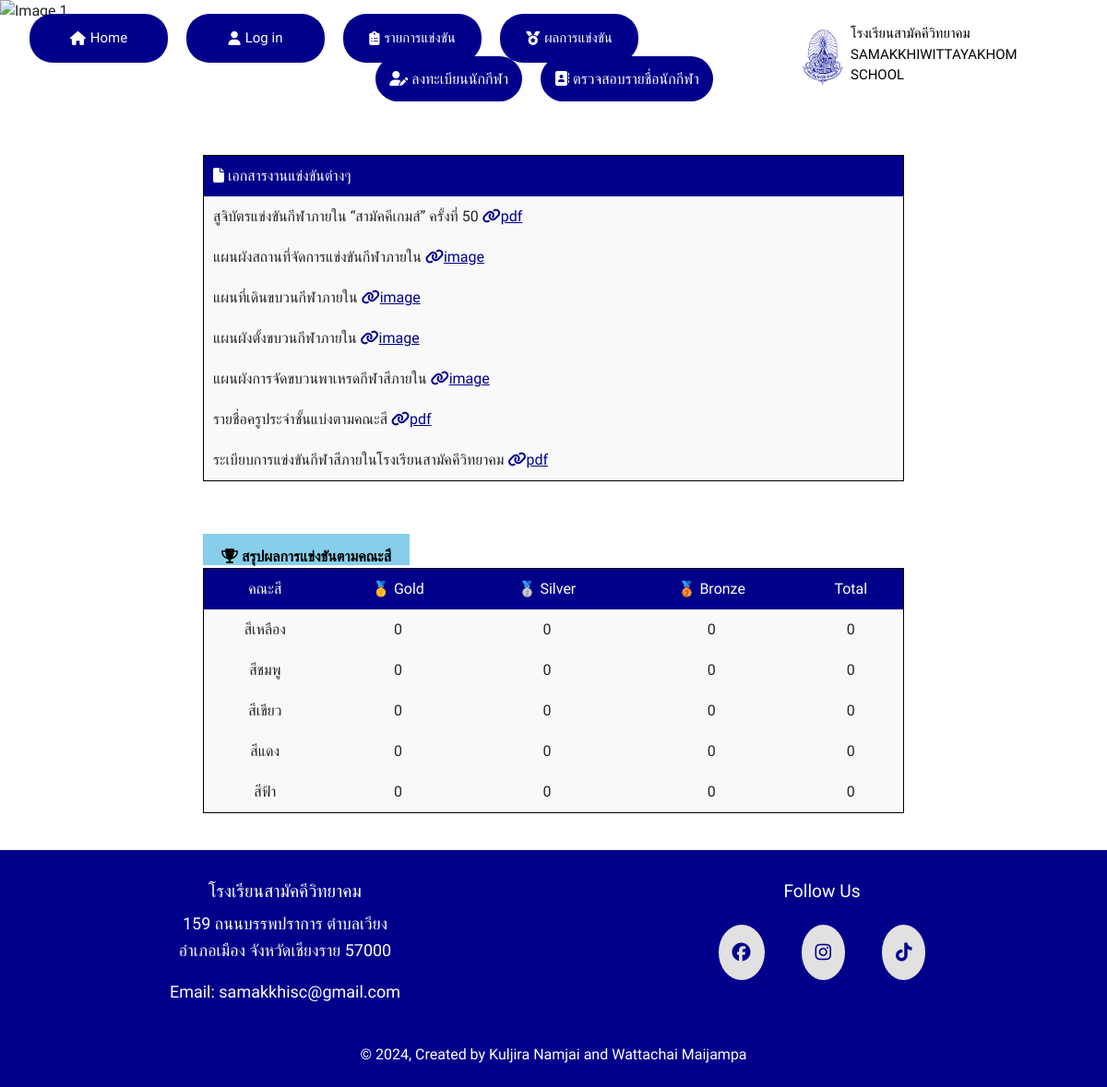
The page / on the database its author committed.
### tables this page shows
CREATE TABLE `colors` (
  `color_id` int(2) NOT NULL,
  `color_name` varchar(128) NOT NULL,
  `color_color` varchar(32) NOT NULL,
  `color_president` varchar(32) NOT NULL,
  `color_vice-president` varchar(32) NOT NULL,
  `color_id_user` int(6) NOT NULL
);

### index.php (the view, shortened to what this page needs)
<?php include 'conn.php'; ?>
<!DOCTYPE html>
<html lang="en">
<head>
    <link rel="stylesheet"  href="element/styles.css">
    <link rel="stylesheet" href="https://cdnjs.cloudflare.com/ajax/libs/font-awesome/6.6.0/css/all.min.css" />
    <link href="https://cdn.jsdelivr.net/npm/bootstrap@5.0.2/dist/css/bootstrap.min.css" rel="stylesheet">
</head>
<body>
    <header>
        <nav>
            <div class="menu" id="Mymenu">
                <ul>
                    <li><a href="index.php"><i class="fas fa-house"></i> Home</a></li>
                    <li><a href="login.php"><i class="fas fa-user"></i> Log in</a></li>
                    <li><a href="schedule.php"><i class="fas fa-clipboard-list"></i>รายการแข่งขัน</a></li>
                    <li><a href="report.php"><i class="fas fa-medal"></i>ผลการแข่งขัน</a></li>
                </ul>
            </div>
            <div class="logo">
              <img src="pic/swk_logo.svg" width="60px" height="60px">
              <span class="title">
                <p >โรงเรียนสามัคคีวิทยาคม<br> SAMAKKHIWITTAYAKHOM SCHOOL</p>
              </span>
            </div>
            <div class="sc">
            </div>
        </nav>
    </header>
    <div id="carouselExampleFade" class="carousel slide carousel-fade" data-bs-ride="carousel">
    <div class="carousel-inner">
    <div class="carousel-item active">
      <img src="pic/flag.jpg" class="d-block w-100 h-100" alt="Image 1">
    </div>
  </div>
  <button class="carousel-control-prev" type="button" data-bs-target="#carouselExampleFade" data-bs-slide="prev">
    <span class="carousel-control-prev-icon" aria-hidden="true"></span>
  </button>
  <button class="carousel-control-next" type="button" data-bs-target="#carouselExampleFade" data-bs-slide="next">
    <span class="carousel-control-next-icon" aria-hidden="true"></span>
  </button>
</div>
<center>
<section >
  <div class="additional_menu">
    <div>
      <a href="form.php" class="btn-menu"><i class="fas fa-user-pen"></i> ลงทะเบียนนักกีฬา</a>
    </div>
    <div>
      <a href="player_name.php" class="btn-menu"><i class="fas fa-address-book"></i> ตรวจสอบรายชื่อนักกีฬา</a>
    </div>
  </div>
</section>
</center>
  <section>
  <div class="ndmenu-container">
    <div class="nd-menu">
        <table>
            <thead>
                <tr>
                    <th>
                        <i class="fas fa-file"></i> เอกสารงานแข่งขันต่างๆ
                    </th>
                </tr>
            </thead>
            <tbody>
              <tr><td>สูจิบัตรแข่งขันกีฬาภายใน “สามัคคีเกมส์” ครั้งที่ 50  <a href="pic/สูจิบัตร.pdf"><i class="fa-solid fa-link"></i>pdf</a></td></tr>
                <tr><td>แผนผังสถานที่จัดการแข่งขันกีฬาภายใน <a href="pic/แผนผังสถานที่จัดการแข่งขัน.png"><i class="fa-solid fa-link"></i>image</a></td></tr>
                <tr><td>แผนที่เดินขบวนกีฬาภายใน <a href="pic/แผนที่การเดินขบวน.png"><i class="fa-solid fa-link"></i>image</a></td></tr>
                <tr><td>แผนผังตั้งขบวนกีฬาภายใน <a href="pic/ผังตั้งขบวน.png"><i class="fa-solid fa-link"></i>image</a></td></tr>
                <tr><td>แผนผังการจัดขบวนพาเหรดกีฬาสีภายใน <a href="pic/ผังการจัดขบวนพาเหรด.png"><i class="fa-solid fa-link"></i>image</a></td></tr>
                <tr><td>รายชื่อครูประจำชั้นแบ่งตามคณะสี <a href="pic/รายชื่อครูประจำชั้น.pdf"><i class="fa-solid fa-link"></i>pdf</a></td></tr>
                <tr><td>ระเบียบการแข่งขันกีฬาสีภายในโรงเรียนสามัคคีวิทยาคม <a href="pic/ระเบียบการแข่ง.pdf"><i class="fa-solid fa-link"></i>pdf</a></td></tr>
            </tbody>
        </table>
    </div>
</div>
  </section>
  <section>
  <div class="ndmenu-container">
    <div class="result-menu">
      <table>
        <thead>
          <span class="table_head"><i class="fas fa-trophy"> สรุปผลการแข่งขันตามคณะสี</i></span>
          <tr>
            <th>คณะสี</th>
            <th>🥇 Gold</th>
            <th>🥈 Silver</th>
            <th>🥉 Bronze</th>
            <th>Total</th>
          </tr>
        </thead>
        <tbody>
          <?php
            $sql_view_color = "SELECT `color_id_user`, `color_color` FROM `colors`";
            $result_view_color = mysqli_query($conn, $sql_view_color);
            if (mysqli_num_rows($result_view_color) > 0) {
              while ($row_view_color = mysqli_fetch_assoc($result_view_color)) {
                $rank_gold = mysqli_num_rows(mysqli_query($conn,"SELECT `reward_id` FROM `reward` WHERE `reward_first` = '".$row_view_color['color_id_user']."'"));
                $rank_silver = mysqli_num_rows(mysqli_query($conn,"SELECT `reward_id` FROM `reward` WHERE `reward_second` = '".$row_view_color['color_id_user']."'"));
                $rank_bronze = mysqli_num_rows(mysqli_query($conn,"SELECT `reward_id` FROM `reward` WHERE `reward_third` = '".$row_view_color['color_id_user']."'"));
                $sum_reward = $rank_gold + $rank_silver + $rank_bronze;
                echo "<tr>
                    <td>".$row_view_color['color_color']."</td>
                    <td>".$rank_gold."</td>
                    <td>".$rank_silver."</td>
                    <td>".$rank_bronze."</td>
                    <td>".$sum_reward."</td>
                  </tr>";
              }
            }else{
              echo "something is wrong..";
            }
          ?>
        </tbody>
      </table>
    </div>
</div>
  </section>
  <footer>
  <div class="footer-container">
    <div class="footer-section">
      <h4>โรงเรียนสามัคคีวิทยาคม</h4>
      <p>159 ถนนบรรพปราการ ตำบลเวียง <br> อำเภอเมือง จังหวัดเชียงราย 57000</p>
      <p>Email: samakkhisc@gmail.com</p>
    </div>
    <div class="footer-section">
      <h4>Follow Us</h4>
      <div class="social-icons">
        <a href="https://www.facebook.com/swkstudentcouncil?_rdc=1&_rdr#"><i class="fa-brands fa-facebook"></i></a>
        <a href="https://www.instagram.com/swk.sc?utm_source=ig_web_button_share_sheet&igsh=ZDNlZDc0MzIxNw=="><i class="fa-brands fa-instagram"></i></a>
        <a href="https://www.tiktok.com/@swkstudentcouncil?_t=8Y2Sd6aXe8w&_r=1"><i class="fa-brands fa-tiktok"></i></i></a>
      </div>
    </div>
  </div>
    <div class="copyright">
      <p>© 2024, Created by Kuljira Namjai and Wattachai Maijampa </p>
    </div>
  </footer>
</body>
</html>

### element/styles.css (style rules this page uses)
* { margin: 0; padding: 0; box-sizing: border-box; font-family: "Mitr", sans-serif; }
nav { z-index: 999; position: fixed; padding: 15px 15px 0px 0px; top: 0; left: 0; display: flex; width: 100%; justify-content: space-between; transition: 0.6s; background-color: rgba(255, 255, 255, 0); }
.menu ul { display: flex; margin-right:150px; }
.menu li { list-style: none; }
.menu li a { display: flex; align-items: center; font-family: "Mitr", sans-serif; text-decoration: none; color: white; font-size: 15px; background-color: darkblue; border-radius: 25px; margin-right: 20px; padding: 15px; min-width: 150px; transition: 0.4s ease; justify-content: center; }
.menu i { margin-right: 5px; }
.logo { display: flex; align-items: center; }
.logo img { border-radius: 100%; display: flex; justify-content: center; align-items: center; }
.title { margin-top: 10px; font-size: 15px; }
.title p { color: black; }
.ndmenu-container { max-width: 800px; margin: 20px auto; margin-top: 30px; padding: 20px; }
table { width: 100%; border-collapse: collapse; border-radius: 10px; border: 1px solid black; }
th, td { padding: 10px; text-align: left; }
th { background-color: darkblue; color: white; font-weight: 500; padding: 10px; }
td { background-color: #f9f9f9; transition: 0.4s ease; cursor: pointer; }
td a { color: darkblue; transition: 0.4s ease; }
.table_head { background-color: skyblue; width: 100%; padding-left: 20px; padding-right: 20px; padding-top: 15px; margin-bottom: 15px; cursor: pointer; color: black; }
.copyright { display: flex; justify-content: center; background-color: darkblue; width: 100%; color: white; height: 40px; font-weight: 300; }
.copyright p { display: flex; align-items: center; margin: 0 auto; }
.result-menu th { text-align: center; }
.result-menu td { text-align: center; }
.carousel-item img { height: 950px; }
.additional_menu { display: flex; justify-content: center; margin-top: 30px; padding: 20px; }
.additional_menu a { text-decoration: none; background-color: darkblue; color: white; padding: 15px; border-radius: 30px; margin-right: 20px; transition: 0.4s ease; }
footer { background-color: darkblue; color: white; padding: 15px 0; text-align: center; }
.footer-container { display: flex; justify-content: space-around; max-width: 1500px; margin: 0 auto; padding: 18px; }
.footer-section { flex: 1; padding: 0 20px; }
.footer-section h4 { font-size: 1.2em; margin-bottom: 10px; }
.footer-section p, .footer-section ul { font-size: 18px; line-height: 1.6; }
.social-icons a { color: darkblue; display: inline-block; background-color: #e1e1e1; padding: 15px; border-radius: 100%; font-size: 20px; margin: 0 18px; margin-top: 15px; }

### rows shown on the page
colors: color_color "สีเหลือง", rank_gold "0", rank_silver "0", rank_bronze "0", sum_reward "0"
colors: color_color "สีชมพู", rank_gold "0", rank_silver "0", rank_bronze "0", sum_reward "0"
colors: color_color "สีเขียว", rank_gold "0", rank_silver "0", rank_bronze "0", sum_reward "0"
colors: color_color "สีแดง", rank_gold "0", rank_silver "0", rank_bronze "0", sum_reward "0"
colors: color_color "สีฟ้า", rank_gold "0", rank_silver "0", rank_bronze "0", sum_reward "0"
